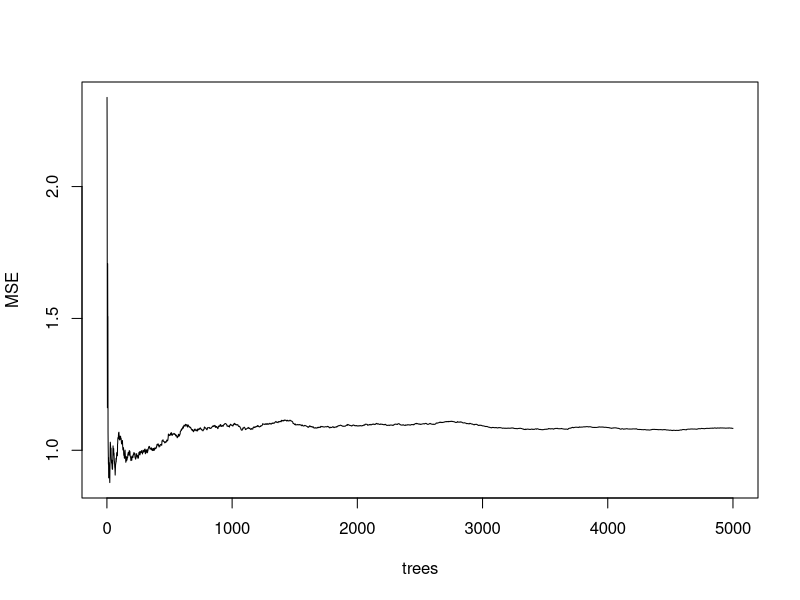

Generate this figure with R:
## ---- chunk 1
library(MASS)
names(longley)
## ---- chunk 2
suppressMessages(library(MASS));suppressMessages(library(caret));
rffitscan = train(Employed ~ ., data = longley, tuneLength=5)
rffitscan$results
## ---- chunk 3
mbest=2
suppressMessages(library(MASS));suppressMessages(library(randomForest));set.seed(1)
rffit = randomForest(Employed ~ ., data = longley, mtry=mbest, ntree=5000)
plot(rffit$mse, xlab="trees", ylab="MSE", type="l",pch=16)
